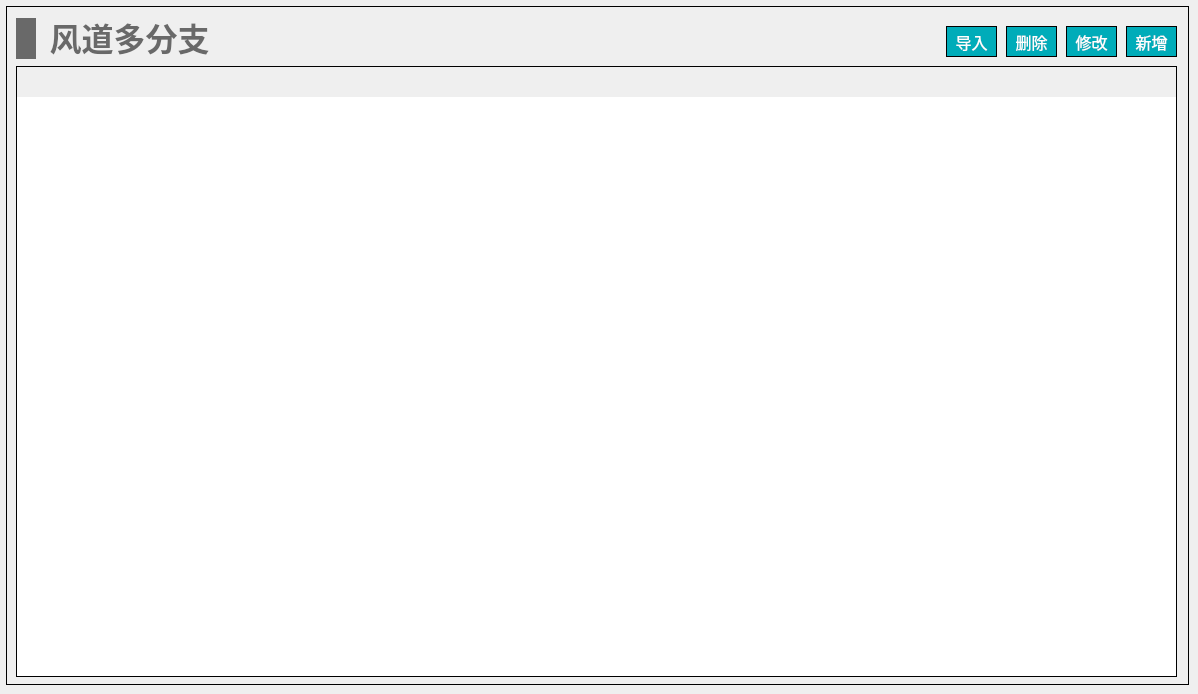
   <widget class="QWidget" name="page_duct_with_multi_ranc">
    <widget class="QWidget" name="widget_duct_with_multi_ranc" native="true">
     <property name="geometry">
      <rect>
       <x>6</x>
       <y>6</y>
       <width>1183</width>
       <height>679</height>
      </rect>
     </property>
     <property name="styleSheet">
      <string notr="true">#widget_duct_with_multi_ranc
{
border: 1px solid #000000;
}</string>
     </property>
     <widget class="QTableWidget" name="tableWidget_duct_with_multi_ranc">
      <property name="geometry">
       <rect>
        <x>10</x>
        <y>60</y>
        <width>1161</width>
        <height>611</height>
       </rect>
      </property>
      <property name="focusPolicy">
       <enum>Qt::NoFocus</enum>
      </property>
      <property name="layoutDirection">
       <enum>Qt::LeftToRight</enum>
      </property>
      <property name="styleSheet">
       <string notr="true">/*设置标题(包括垂直+水平的)*/
QHeaderView
{							
	
	font-size: 15px;				/*字大小*/
	font-family: '黑体';
	/*border: 1px solid #B4B4B4;*/
	border:none;
    /*border-bottom: 2px solid #999999; */		/*下边框颜色*/
    /*background: #9DC6E6;*/				/*背景浅蓝色*/ 
	min-height:30px;
	text-align: center;	       
}


/*设置标题(水平的)*/
QHeaderView::section:horizontal { 					
        border: 1px solid #AFAFAF; 			/*间隔颜色*/
	    border-bottom: 2px solid #999999; 							
        color: black;
        background: #9DC6E6;
}

/*设置鼠标停留状态*/
QHeaderView::section:horizontal:hover 
{			
        color: black;							/*字体白色*/
        background: #82AFC9;				/*背景深蓝色*/
}

/*设置鼠标按下状态*/
QHeaderView::section:horizontal:pressed 
{			
        color: black;
        background: #82AFC9;
		border-bottom: 3px solid #037BFC;				
}


QTableWidget 
{
		font-size: 14px;				/*10榜*/
		font-family: '黑体';				
		color : black;				
        border: 1px solid #000000;		
        background: white;
        gridline-color: #E0E0E0;	
        text-align: center;	
        outline:0px;			/*禁止焦点*/
}

/*设置选中的视图项*/
QTableWidget::item:selected
{				    
		border: 2px solid #0398FC;	
        color : black;				
}</string>
      </property>
      <property name="frameShape">
       <enum>QFrame::StyledPanel</enum>
      </property>
     </widget>
     <widget class="QWidget" name="layoutWidget_13">
      <property name="geometry">
       <rect>
        <x>10</x>
        <y>10</y>
        <width>201</width>
        <height>45</height>
       </rect>
      </property>
      <layout class="QHBoxLayout" name="horizontalLayout_26">
       <item>
        <widget class="QLabel" name="label_32">
         <property name="minimumSize">
          <size>
           <width>20</width>
           <height>41</height>
          </size>
         </property>
         <property name="maximumSize">
          <size>
           <width>20</width>
           <height>41</height>
          </size>
         </property>
         <property name="styleSheet">
          <string notr="true">QLabel { 
border: none; 
background-color : rgb(105, 105, 105);
}</string>
         </property>
         <property name="text">
          <string/>
         </property>
        </widget>
       </item>
       <item>
        <widget class="QLabel" name="label_33">
         <property name="font">
          <font>
           <family>Microsoft YaHei</family>
           <pointsize>24</pointsize>
           <bold>true</bold>
          </font>
         </property>
         <property name="styleSheet">
          <string notr="true">QLabel { 
border: none; 
color : rgb(105, 105, 105);
}</string>
         </property>
         <property name="text">
          <string>风道多分支</string>
         </property>
         <property name="alignment">
          <set>Qt::AlignBottom|Qt::AlignHCenter</set>
         </property>
        </widget>
       </item>
      </layout>
     </widget>
     <widget class="QPushButton" name="pushButton_duct_with_multi_ranc_input">
      <property name="geometry">
       <rect>
        <x>940</x>
        <y>20</y>
        <width>51</width>
        <height>31</height>
       </rect>
      </property>
      <property name="font">
       <font>
        <family>黑体</family>
        <pointsize>12</pointsize>
       </font>
      </property>
      <property name="styleSheet">
       <string notr="true">QPushButton
{
	color:#ffffff; /*文字颜色*/
    background-color: #00ACB9;/*背景色*/
    border-radius:0px; /*边框倒角*/
	border: 1px solid #000000;
}


QPushButton:hover 
{
background-color: rgb(0,142,153);
color: white;
}</string>
      </property>
      <property name="text">
       <string>导入</string>
      </property>
     </widget>
     <widget class="QPushButton" name="pushButton_duct_with_multi_ranc_revise">
      <property name="geometry">
       <rect>
        <x>1060</x>
        <y>20</y>
        <width>51</width>
        <height>31</height>
       </rect>
      </property>
      <property name="font">
       <font>
        <family>黑体</family>
        <pointsize>12</pointsize>
       </font>
      </property>
      <property name="styleSheet">
       <string notr="true">QPushButton
{
	color:#ffffff; /*文字颜色*/
    background-color: #00ACB9;/*背景色*/
    border-radius:0px; /*边框倒角*/
	border: 1px solid #000000;
}


QPushButton:hover 
{
background-color: rgb(0,142,153);
color: white;
}</string>
      </property>
      <property name="text">
       <string>修改</string>
      </property>
     </widget>
     <widget class="QPushButton" name="pushButton_duct_with_multi_ranc_add">
      <property name="geometry">
       <rect>
        <x>1120</x>
        <y>20</y>
        <width>51</width>
        <height>31</height>
       </rect>
      </property>
      <property name="font">
       <font>
        <family>黑体</family>
        <pointsize>12</pointsize>
       </font>
      </property>
      <property name="styleSheet">
       <string notr="true">QPushButton
{
	color:#ffffff; /*文字颜色*/
    background-color: #00ACB9;/*背景色*/
    border-radius:0px; /*边框倒角*/
	border: 1px solid #000000;
}


QPushButton:hover 
{
background-color: rgb(0,142,153);
color: white;
}</string>
      </property>
      <property name="text">
       <string>新增</string>
      </property>
     </widget>
     <widget class="QPushButton" name="pushButton_duct_with_multi_ranc_del">
      <property name="geometry">
       <rect>
        <x>1000</x>
        <y>20</y>
        <width>51</width>
        <height>31</height>
       </rect>
      </property>
      <property name="font">
       <font>
        <family>黑体</family>
        <pointsize>12</pointsize>
       </font>
      </property>
      <property name="styleSheet">
       <string notr="true">QPushButton
{
	color:#ffffff; /*文字颜色*/
    background-color: #00ACB9;/*背景色*/
    border-radius:0px; /*边框倒角*/
	border: 1px solid #000000;
}


QPushButton:hover 
{
background-color: rgb(0,142,153);
color: white;
}</string>
      </property>
      <property name="text">
       <string>删除</string>
      </property>
     </widget>
    </widget>
   </widget>
